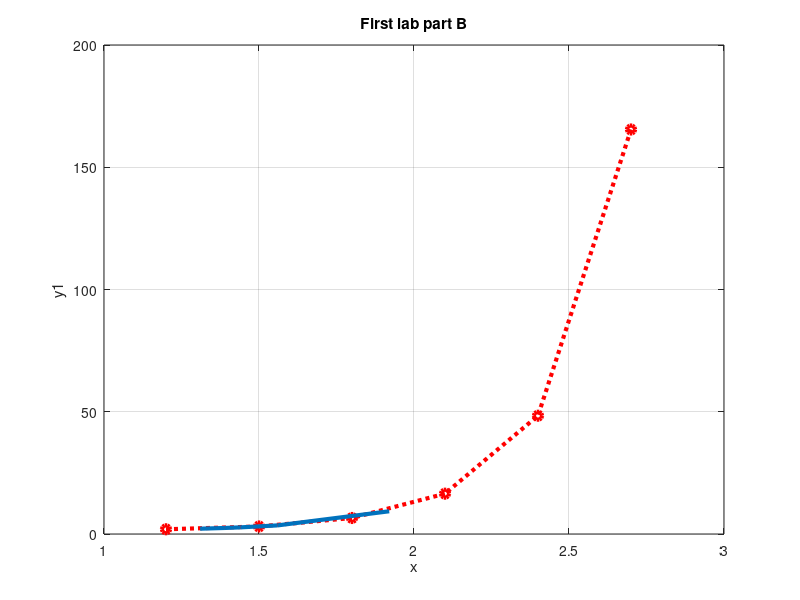

Write the MATLAB code that produced this figure.
a = 2.25; 

xn=1.2; 
xk=2.7; 
dx=0.3;
X=[1.31,1.39,1.44,1.56, 1.92]; 
X=sort(X);
x=xn:dx:xk;

function yres=yCalc(x,a)
  yres = a.^(x.^2-1)-log10(x.^2 - 1)+(x.^2-1).^1/3;
end

y1 = yCalc(x,a);
y2 = yCalc(X,a);

plot(x,y1,'r:o','LineWidth',3)
title('First lab part A')
xlabel('x')
ylabel('y1')
grid on;

hold on;

plot(X,y2,'LineWidth',3)
title('First lab part B')


